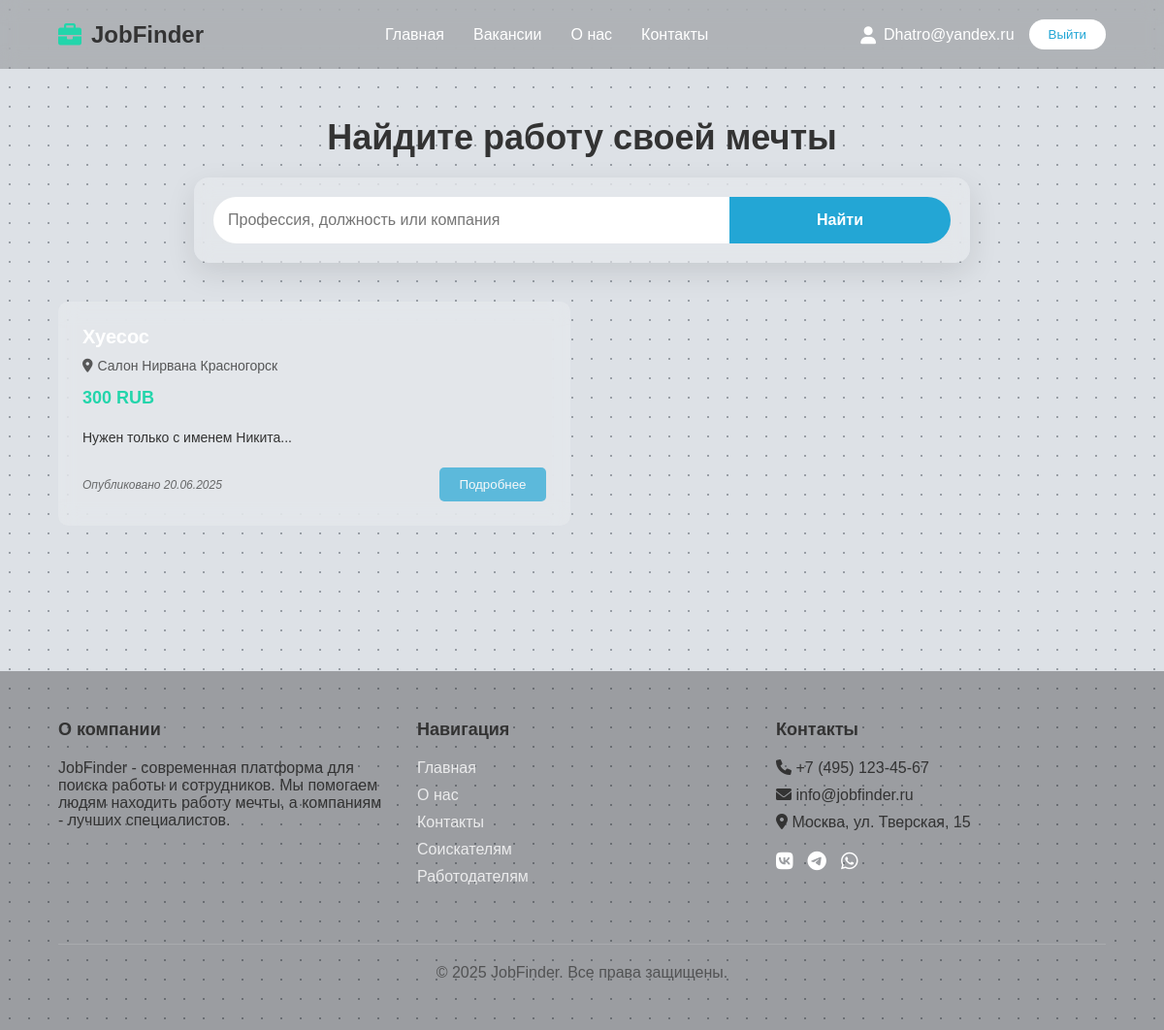
Page /vacancies.php (signed in) on the committed database.
### tables this page shows
CREATE TABLE `job` (
  `id` int NOT NULL,
  `profession` varchar(64) NOT NULL,
  `description` text NOT NULL,
  `salary_from` int DEFAULT NULL,
  `salary_to` int DEFAULT NULL,
  `salary_currency` varchar(3) DEFAULT 'RUB',
  `salary_gross` tinyint(1) DEFAULT '1' COMMENT 'TRUE - зарплата до вычета налогов, FALSE - после',
  `location` varchar(100) DEFAULT NULL COMMENT 'Город/регион работы',
  `remote_available` tinyint(1) DEFAULT '0' COMMENT 'Возможность удалённой работы',
  `experience` varchar(50) DEFAULT NULL COMMENT 'Требуемый опыт работы',
  `employment_type` varchar(50) DEFAULT NULL COMMENT 'Тип занятости (полная, частичная и т.д.)',
  `work_schedule` varchar(50) DEFAULT NULL COMMENT 'График работы',
  `created_at` timestamp NULL DEFAULT CURRENT_TIMESTAMP
);

### public/vacancies.php (the view, shortened to what this page needs)
<?php
require_once 'db.php';
$stmt = $pdo->query("SELECT * FROM job ORDER BY created_at DESC");
$vacancies = $stmt->fetchAll(PDO::FETCH_ASSOC);
?>
<!DOCTYPE html>
<html lang="ru">
<head>
    <link rel="stylesheet" href="https://cdnjs.cloudflare.com/ajax/libs/font-awesome/6.0.0-beta3/css/all.min.css">
    <link rel="stylesheet" href="/css/vacansies.css">
</head>
<body>
    <?php include 'includes/header.php';?>
    <main>
        <section class="vacancies-container">
            <div class="vacancies-header">
                <h1>Найдите работу своей мечты</h1>
                <div class="search-box">
                    <input type="text" placeholder="Профессия, должность или компания">
                    <button>Найти</button>
                </div>
            </div>
            <div class="vacancies-list">
                <?php foreach ($vacancies as $vacancy): ?>
                <div class="vacancy-card">
                    <h3 class="vacancy-title"><?= htmlspecialchars($vacancy['profession']) ?></h3>
                    <div class="vacancy-location">
                        <i class="fas fa-map-marker-alt"></i>
                        <span><?= htmlspecialchars($vacancy['location']) ?><?= $vacancy['remote_available'] ? ' · Удалённо' : '' ?></span>
                    </div>
                    <p class="vacancy-salary">
                        <?= $vacancy['salary_to'] ? number_format($vacancy['salary_to'], 0, '', ' ') : '' ?>
                        <?= ($vacancy['salary_from'] || $vacancy['salary_to']) ? $vacancy['salary_currency'] : 'Зарплата не указана' ?>
                    </p>
                    <p class="vacancy-description">
                        <?= mb_substr(htmlspecialchars($vacancy['description']), 0, 200) ?>...
                    </p>
                    <div class="vacancy-meta">
                        <span class="vacancy-date">Опубликовано <?= date('d.m.Y', strtotime($vacancy['created_at'])) ?></span>
                        <button class="details-btn" onclick="location.href='vacancy.php?id=<?= $vacancy['id'] ?>'">Подробнее</button>
                    </div>
                </div>
                <?php endforeach; ?>
            </div>
        </section>
    </main>
    <?php include 'includes/footer.php'; ?>
</body>
</html>

### public/css/vacansies.css (style rules this page uses)
* { margin: 0; padding: 0; box-sizing: border-box; font-family: 'Arial', sans-serif; }
body { color: white; min-height: 100vh; display: flex; flex-direction: column; justify-content: space-between; background-color: #dde1e6; background-image: radial-gradient(#989ea5 1px, transparent 1px); background-size: 20px 20px; color: #333; min-height: 100vh; position: relative; overflow-x: hidden; }
.vacancies-container { padding: 50px 5%; }
.vacancies-header { text-align: center; margin-bottom: 40px; }
.vacancies-header h1 { font-size: 36px; margin-bottom: 20px; }
.search-box { max-width: 800px; margin: 0 auto; background: rgba(255, 255, 255, 0.2); backdrop-filter: blur(10px); padding: 20px; border-radius: 15px; box-shadow: 0 10px 30px rgba(0, 0, 0, 0.1); display: flex; }
.search-box input { width: 70%; padding: 15px; border: none; border-radius: 30px 0 0 30px; font-size: 16px; outline: none; }
.search-box button { width: 30%; padding: 15px; background: #23a6d5; color: white; border: none; border-radius: 0 30px 30px 0; font-size: 16px; font-weight: bold; cursor: pointer; transition: background 0.3s; }
.vacancies-list { display: grid; grid-template-columns: repeat(auto-fill, minmax(350px, 1fr)); gap: 25px; margin-top: 40px; max-width: 1200px; margin: auto; }
.vacancy-card { background: rgba(255, 255, 255, 0.2); backdrop-filter: blur(10px); border-radius: 10px; padding: 25px; transition: all 0.3s; }
.vacancy-title { font-size: 20px; margin-bottom: 10px; color: #fff; }
.vacancy-location { display: flex; align-items: center; font-size: 14px; opacity: 0.8; margin-bottom: 15px; }
.vacancy-location i { margin-right: 5px; }
.vacancy-salary { font-size: 18px; font-weight: bold; color: #23d5ab; margin-bottom: 20px; }
.vacancy-description { font-size: 14px; line-height: 1.5; margin-bottom: 20px; display: -webkit-box; -webkit-line-clamp: 3; -webkit-box-orient: vertical; overflow: hidden; }
.vacancy-meta { display: flex; justify-content: space-between; align-items: center; margin-top: 15px; font-size: 12px; opacity: 0.7; }
.vacancy-date { font-style: italic; }
.details-btn { background: #23a6d5; color: white; border: none; padding: 10px 20px; border-radius: 5px; cursor: pointer; transition: background 0.3s; font-weight: 500; }

### rows in the picture
job: profession "Хуесос", location "Салон Нирвана Красногорск", salary_to "300", salary_currency "RUB", description "Нужен только с именем Никита", created_at "20.06.2025"

### other values in the picture
$_SESSION['user_name'] "Dhatro@yandex.ru"
